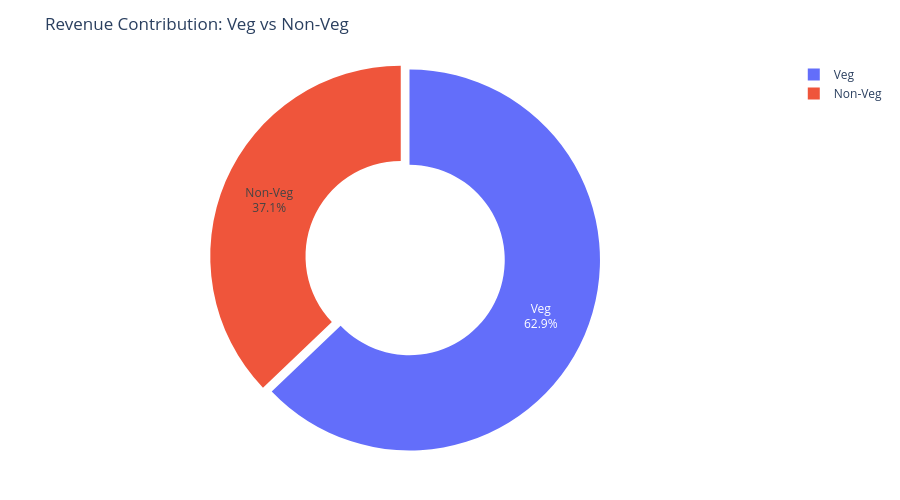

The cell this chart's notebook holds for it:
### Markdown cell above
### Total Sales by Food Type (Veg vs Non-Veg)

### Code cell
non_veg_keywords=[
    "chicken","egg","fish","mutton",
    "prawn","biryani","kabab","kebab",
    "non-veg","non veg"
]

# filter the non-veg or veg data
df["Food Category"]=np.where(
    df["Dish Name"].str.lower().str.contains("|".join(non_veg_keywords),na=False),
    "Non-Veg",
    "Veg"
)

# calculate the category-vise(veg/non-veg) price 
food_revenue=(
    df.groupby("Food Category")["Price (INR)"].sum()
    .reset_index()
)

fig=px.pie(
    food_revenue,
    values="Price (INR)",
    names="Food Category",
    hole=0.5,
    title="Revenue Contribution: Veg vs Non-Veg",    
)

# show the labels
fig.update_traces(
    textinfo="percent+label",
    pull=[0.05,0]
)

fig.update_layout(
    height=500,
    margin=dict(t=60,b=40,l=40,r=40)
)
fig.show()

### Figure 1 — Plotly figure (JSON) as saved in the notebook; plotly's stock layout.template omitted (floating-point values rounded to 4 significant figures)
{"data": [{"domain": {"x": [0, 1], "y": [0, 1]}, "hole": 0.5, "hovertemplate": "Food Category=%{label}<br>Price (INR)=%{value}<extra></extra>", "labels": ["Non-Veg", "Veg"], "legendgroup": "", "name": "", "pull": [0.05, 0], "showlegend": true, "textinfo": "percent+label", "type": "pie", "values": [19680000.0, 33330000.0]}], "layout": {"height": 500, "legend": {"tracegroupgap": 0}, "margin": {"b": 40, "l": 40, "r": 40, "t": 60}, "title": {"text": "Revenue Contribution: Veg vs Non-Veg"}}}
